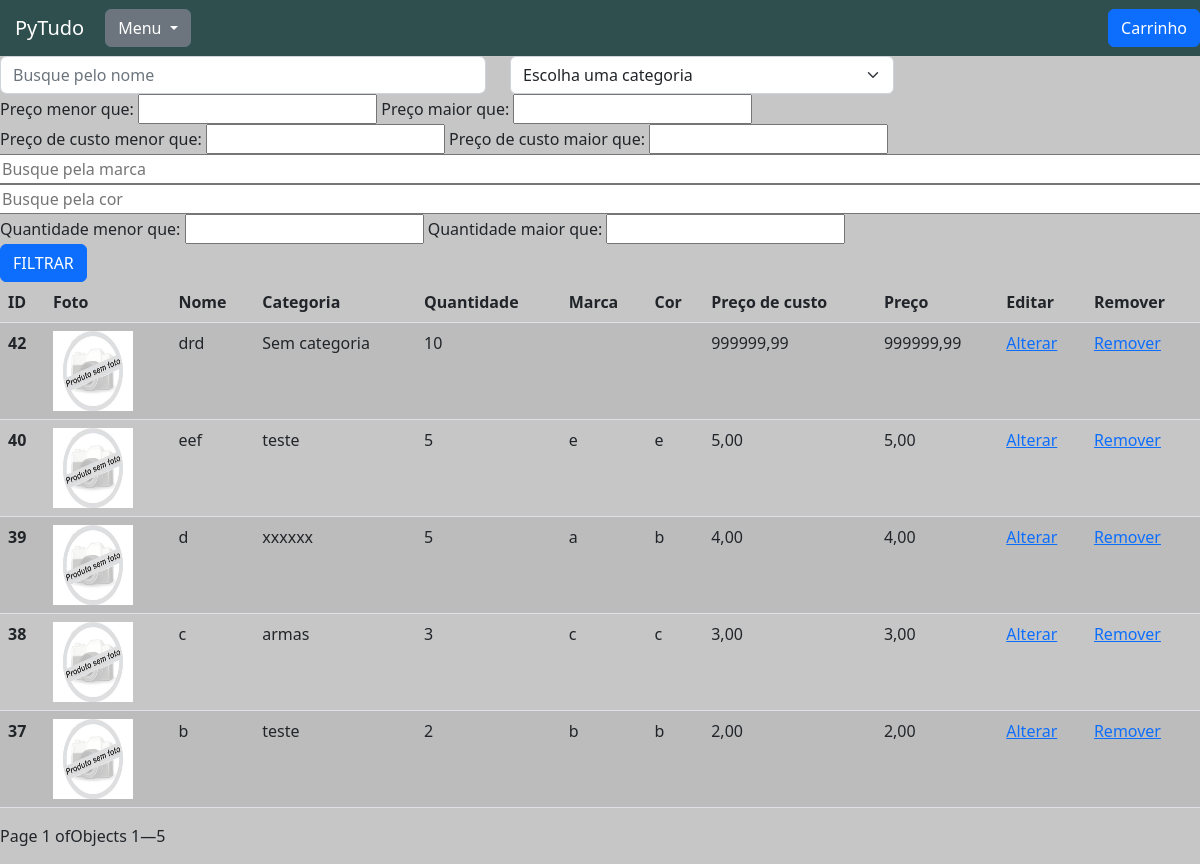
Page /gestao/adm_estoque/ on the earlier database version.
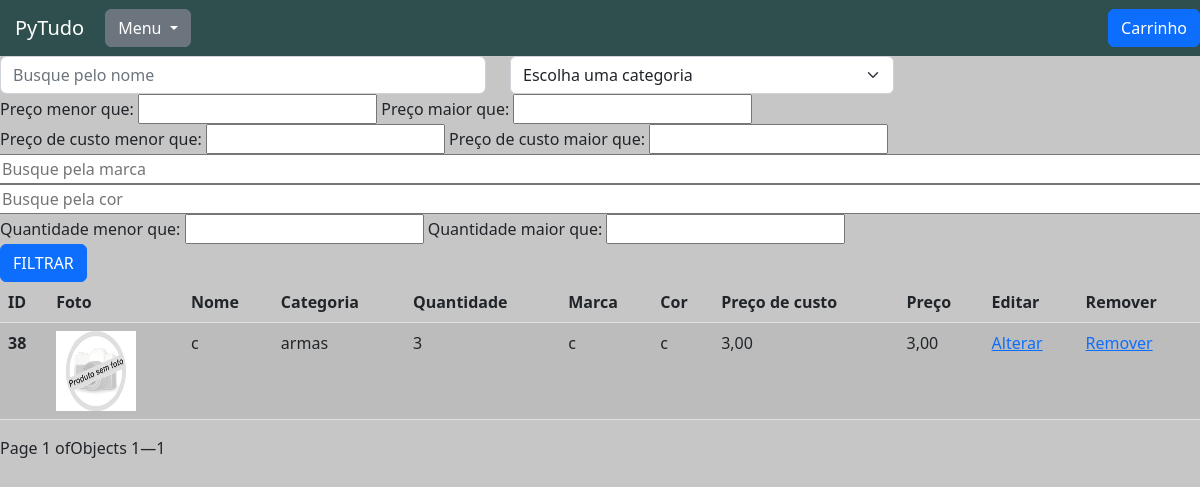
Same page on the later database version.
### produtos/models.py (models this page shows, shortened)
class Produtos(models.Model):
    nome = models.CharField(max_length=50)
    descricao = models.TextField()
    preco_de_custo = models.DecimalField(max_digits=8, decimal_places=2)
    preco = models.DecimalField(max_digits=8, decimal_places=2)
    categoria = models.ForeignKey(Categoria, blank=True, null=True, on_delete=models.SET_NULL)
    marca = models.CharField(max_length=50, blank=True, null=True)
    cor = models.CharField(max_length=30, blank=True, null=True)
    quantidade = models.IntegerField()
    data_cadastro = models.DateTimeField(auto_now_add=True)
    data_atualizacao = models.DateTimeField(auto_now=True, null=True)
    imagem_principal = models.ImageField(upload_to ='produtos/', blank=True, null=True)

class Categoria(models.Model):
    nome = models.CharField(max_length=40)
    def __str__(self):
        return self.nome

### gestao/views.py (the view)
# urls.py: path('adm_estoque/', views.adm_estoque, name='adm_estoque'),
def adm_estoque(request):
    produtos = Produtos.objects.all()
    categorias = Categoria.objects.all()
    nome_filtrar = request.GET.get('nome')
    if nome_filtrar:
        produtos = produtos.filter(nome__icontains=nome_filtrar)
    categoria_filtrar = request.GET.get('categoria')
    if categoria_filtrar:
        produtos = produtos.filter(categoria_id=categoria_filtrar)
    preco_menor_filtrar = request.GET.get('preco_menor_filtrar')
    if preco_menor_filtrar:
        preco_menor_filtrar_decimal = Decimal(preco_menor_filtrar.replace(',','.'))
        produtos = produtos.filter(preco__lt=preco_menor_filtrar_decimal)
    preco_maior_filtrar = request.GET.get('preco_maior_filtrar')
    if preco_maior_filtrar:
        preco_maior_filtrar_decimal = Decimal(preco_maior_filtrar.replace(',','.'))
        produtos = produtos.filter(preco__gt=preco_maior_filtrar_decimal)
    preco_de_custo_menor_filtrar = request.GET.get('preco_de_custo_menor_filtrar')
    if preco_de_custo_menor_filtrar:
        preco_de_custo_menor_filtrar_decimal = Decimal(preco_de_custo_menor_filtrar.replace(',','.'))
        produtos = produtos.filter(preco_de_custo__lt=preco_de_custo_menor_filtrar_decimal)
    preco_de_custo_maior_filtrar = request.GET.get('preco_de_custo_maior_filtrar')
    if preco_de_custo_maior_filtrar:
        preco_de_custo_maior_filtrar_decimal = Decimal(preco_de_custo_maior_filtrar.replace(',','.'))
        produtos = produtos.filter(preco_de_custo__gt=preco_de_custo_maior_filtrar_decimal)
    marca_filtar = request.GET.get('marca')
    if marca_filtar:
        produtos = produtos.filter(marca__icontains=marca_filtar)
    cor_filtar = request.GET.get('cor')
    if cor_filtar:
        produtos = produtos.filter(cor__icontains=cor_filtar)
    quantidade_menor_filtrar = request.GET.get('quantidade_menor_filtrar')
    if quantidade_menor_filtrar:
        produtos = produtos.filter(quantidade__lt=quantidade_menor_filtrar)
    quantidade_maior_filtrar = request.GET.get('quantidade_maior_filtrar')
    if quantidade_maior_filtrar:
        produtos = produtos.filter(quantidade__gt=quantidade_maior_filtrar)
    produtos_ordenados = produtos.order_by('-id')
    paginacao = Paginator(produtos_ordenados, 8)
    page = request.GET.get('page')
    produtos_paginados = paginacao.get_page(page)
    return render(request, 'adm_estoque.html', {'produtos_paginados': produtos_paginados,
                                                'categorias': categorias})

### gestao/templates/adm_estoque.html (shortened to what this page needs)
{% extends 'base.html' %}
{% load static %}
{% load filtros %}
{% block 'head' %}
    <link href="#" rel="stylesheet">
{% endblock %}
{% block 'body' %}
    <form action="#" method="GET"> {% csrf_token %}
        <div class="row">
                <div class="col-md-5">
                    <input type="text" placeholder="Busque pelo nome" class="form-control" name="nome">
                </div>
                <div class="col-md-4">
                    <select class="form-select" name="categoria">
                        <option value="" disabled selected hidden>Escolha uma categoria</option>
                    </select>
                </div>
                <div>
                    <label>Preço menor que:</label>
                    <input type="text" id="preco_menor_filtrar" name="preco_menor_filtrar">
                    <label> Preço maior que:</label>
                    <input type="text" id="preco_maior_filtrar" name="preco_maior_filtrar">
                </div>
                <div>
                    <label>Preço de custo menor que:</label>
                    <input type="text" id="preco_de_custo_menor_filtrar" name="preco_de_custo_menor_filtrar">
                    <label> Preço de custo maior que:</label>
                    <input type="text" id="preco_de_custo_maior_filtrar" name="preco_de_custo_maior_filtrar">
                </div>
                <input type="text" placeholder="Busque pela marca"  name="marca">
                <input type="text" placeholder="Busque pela cor"  name="cor">
                <div>
                    <label> Quantidade menor que:</label>
                    <input type="text" name="quantidade_menor_filtrar">
                    <label> Quantidade maior que:</label>
                    <input type="text" name="quantidade_maior_filtrar">
                </div>
            <div class="col-md-3">
                <input type="submit" value="FILTRAR" class="btn btn-primary">
            </div>
        </div>
    </form>
<table class="table table-striped">
    <thead>
      <tr>
        <th scope="col">ID</th>
        <th scope="col">Foto</th>
        <th scope="col">Nome</th>
        <th scope="col">Categoria</th>
        <th scope="col"> Quantidade</th>
        <th scope="col"> Marca</th>
        <th scope="col"> Cor</th>
        <th scope="col"> Preço de custo</th>
        <th scope="col"> Preço</th>
        <th scope="col">Editar</th>
        <th scope="col">Remover</th>
      </tr>
    </thead>
    <tbody>
        {% for produto in produtos_paginados %}
            <tr>
                <th scope="row">{{ produto.id }}</th>
                <td><a href="{% url 'detalhes_produto' produto.id %}">
                        {% if produto.imagem_principal %}
                            <img src="{{produto.imagem_principal.url}}" width="80" height="80"></td>
                        {% else %}
                            <img src="{% static 'produtos\img\sem foto.jpg' %}" width="80" height="80"></td>
                        {% endif %}
                <td>{{ produto.nome}}</td>
                {% if produto.categoria %}
                    <td>{{ produto.categoria}}</td>
                {% else %}
                    <td>Sem categoria </td>
                {% endif %}
                <td>{{ produto.quantidade}}</td>
                <td>{{ produto.marca}}</td>
                <td>{{ produto.cor}}</td>
                <td>{{ produto.preco_de_custo}}</td>
                <td>{{ produto.preco}}</td>
                <td><a href="{% url 'alterar_produto' produto.id %}">Alterar</a></td>
                <td><a href="{% url 'excluir_produto' produto.id %}">Remover</a></td>
            </tr>
        {% endfor %}
    </tbody>
</table>
<div class="pagination">
    Page {{ produtos_paginados.number }} of {{ paginator.num_pages }}
    <p>Objects {{ produtos_paginados.start_index }}—{{ produtos_paginados.end_index }}</p>
</div>
{% endblock %}

Differences in the rows shown:
removed Produtos: id "42", nome "drd", shows "Sem categoria", quantidade "10", preco_de_custo "999999,99", preco "999999,99"
removed Produtos: id "40", nome "eef", categoria "teste", quantidade "5", marca "e", cor "e", preco_de_custo "5,00", preco "5,00"
removed Produtos: id "39", nome "d", categoria "xxxxxx", quantidade "5", marca "a", cor "b", preco_de_custo "4,00", preco "4,00"
removed Produtos: id "37", nome "b", categoria "teste", quantidade "2", marca "b", cor "b", preco_de_custo "2,00", preco "2,00"
Other differences:
{{ produtos_paginados.end_index }}: "5" → "1"
